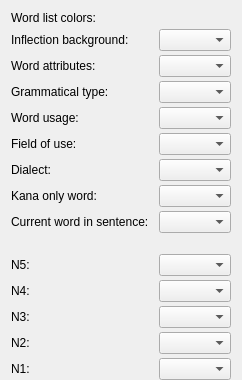
            <widget class="QWidget" name="wordColorsPage">
             <layout class="QFormLayout" name="formLayout_9">
              <property name="horizontalSpacing">
               <number>10</number>
              </property>
              <property name="verticalSpacing">
               <number>4</number>
              </property>
              <property name="bottomMargin">
               <number>0</number>
              </property>
              <item row="0" column="0" colspan="2">
               <widget class="QLabel" name="label_132">
                <property name="text">
                 <string>Word list colors:</string>
                </property>
               </widget>
              </item>
              <item row="1" column="0">
               <widget class="QLabel" name="label_61">
                <property name="text">
                 <string>Inflection background:</string>
                </property>
               </widget>
              </item>
              <item row="1" column="1">
               <widget class="ZColorComboBox" name="colInfCBox">
                <property name="sizePolicy">
                 <sizepolicy hsizetype="Fixed" vsizetype="Fixed">
                  <horstretch>0</horstretch>
                  <verstretch>0</verstretch>
                 </sizepolicy>
                </property>
               </widget>
              </item>
              <item row="2" column="0">
               <widget class="QLabel" name="label_57">
                <property name="text">
                 <string>Word attributes:</string>
                </property>
               </widget>
              </item>
              <item row="2" column="1">
               <widget class="ZColorComboBox" name="colAttribCBox">
                <property name="sizePolicy">
                 <sizepolicy hsizetype="Fixed" vsizetype="Fixed">
                  <horstretch>0</horstretch>
                  <verstretch>0</verstretch>
                 </sizepolicy>
                </property>
               </widget>
              </item>
              <item row="3" column="0">
               <widget class="QLabel" name="label_62">
                <property name="text">
                 <string>Grammatical type:</string>
                </property>
               </widget>
              </item>
              <item row="3" column="1">
               <widget class="ZColorComboBox" name="colTypeCBox">
                <property name="sizePolicy">
                 <sizepolicy hsizetype="Fixed" vsizetype="Fixed">
                  <horstretch>0</horstretch>
                  <verstretch>0</verstretch>
                 </sizepolicy>
                </property>
               </widget>
              </item>
              <item row="4" column="0">
               <widget class="QLabel" name="label_63">
                <property name="text">
                 <string>Word usage:</string>
                </property>
               </widget>
              </item>
              <item row="4" column="1">
               <widget class="ZColorComboBox" name="colUsageCBox">
                <property name="sizePolicy">
                 <sizepolicy hsizetype="Fixed" vsizetype="Fixed">
                  <horstretch>0</horstretch>
                  <verstretch>0</verstretch>
                 </sizepolicy>
                </property>
               </widget>
              </item>
              <item row="5" column="0">
               <widget class="QLabel" name="label_64">
                <property name="text">
                 <string>Field of use:</string>
                </property>
               </widget>
              </item>
              <item row="5" column="1">
               <widget class="ZColorComboBox" name="colFieldCBox">
                <property name="sizePolicy">
                 <sizepolicy hsizetype="Fixed" vsizetype="Fixed">
                  <horstretch>0</horstretch>
                  <verstretch>0</verstretch>
                 </sizepolicy>
                </property>
               </widget>
              </item>
              <item row="6" column="0">
               <widget class="QLabel" name="label_58">
                <property name="text">
                 <string>Dialect:</string>
                </property>
               </widget>
              </item>
              <item row="6" column="1">
               <widget class="ZColorComboBox" name="colDialectCBox">
                <property name="sizePolicy">
                 <sizepolicy hsizetype="Fixed" vsizetype="Fixed">
                  <horstretch>0</horstretch>
                  <verstretch>0</verstretch>
                 </sizepolicy>
                </property>
               </widget>
              </item>
              <item row="7" column="0">
               <widget class="QLabel" name="label_65">
                <property name="text">
                 <string>Kana only word:</string>
                </property>
               </widget>
              </item>
              <item row="7" column="1">
               <widget class="ZColorComboBox" name="colKanaCBox">
                <property name="sizePolicy">
                 <sizepolicy hsizetype="Fixed" vsizetype="Fixed">
                  <horstretch>0</horstretch>
                  <verstretch>0</verstretch>
                 </sizepolicy>
                </property>
               </widget>
              </item>
              <item row="9" column="1">
               <spacer name="verticalSpacer_31">
                <property name="orientation">
                 <enum>Qt::Vertical</enum>
                </property>
                <property name="sizeType">
                 <enum>QSizePolicy::Fixed</enum>
                </property>
                <property name="sizeHint" stdset="0">
                 <size>
                  <width>20</width>
                  <height>13</height>
                 </size>
                </property>
               </spacer>
              </item>
              <item row="10" column="0">
               <widget class="QLabel" name="label_67">
                <property name="sizePolicy">
                 <sizepolicy hsizetype="Fixed" vsizetype="Preferred">
                  <horstretch>0</horstretch>
                  <verstretch>0</verstretch>
                 </sizepolicy>
                </property>
                <property name="text">
                 <string>N5:</string>
                </property>
               </widget>
              </item>
              <item row="10" column="1">
               <widget class="ZColorComboBox" name="colN5CBox">
                <property name="sizePolicy">
                 <sizepolicy hsizetype="Fixed" vsizetype="Fixed">
                  <horstretch>0</horstretch>
                  <verstretch>0</verstretch>
                 </sizepolicy>
                </property>
               </widget>
              </item>
              <item row="11" column="0">
               <widget class="QLabel" name="label_68">
                <property name="sizePolicy">
                 <sizepolicy hsizetype="Fixed" vsizetype="Preferred">
                  <horstretch>0</horstretch>
                  <verstretch>0</verstretch>
                 </sizepolicy>
                </property>
                <property name="text">
                 <string>N4:</string>
                </property>
               </widget>
              </item>
              <item row="11" column="1">
               <widget class="ZColorComboBox" name="colN4CBox">
                <property name="sizePolicy">
                 <sizepolicy hsizetype="Fixed" vsizetype="Fixed">
                  <horstretch>0</horstretch>
                  <verstretch>0</verstretch>
                 </sizepolicy>
                </property>
               </widget>
              </item>
              <item row="12" column="0">
               <widget class="QLabel" name="label_69">
                <property name="sizePolicy">
                 <sizepolicy hsizetype="Fixed" vsizetype="Preferred">
                  <horstretch>0</horstretch>
                  <verstretch>0</verstretch>
                 </sizepolicy>
                </property>
                <property name="text">
                 <string>N3:</string>
                </property>
               </widget>
              </item>
              <item row="12" column="1">
               <widget class="ZColorComboBox" name="colN3CBox">
                <property name="sizePolicy">
                 <sizepolicy hsizetype="Fixed" vsizetype="Fixed">
                  <horstretch>0</horstretch>
                  <verstretch>0</verstretch>
                 </sizepolicy>
                </property>
               </widget>
              </item>
              <item row="13" column="0">
               <widget class="QLabel" name="label_70">
                <property name="sizePolicy">
                 <sizepolicy hsizetype="Fixed" vsizetype="Preferred">
                  <horstretch>0</horstretch>
                  <verstretch>0</verstretch>
                 </sizepolicy>
                </property>
                <property name="text">
                 <string>N2:</string>
                </property>
               </widget>
              </item>
              <item row="13" column="1">
               <widget class="ZColorComboBox" name="colN2CBox">
                <property name="sizePolicy">
                 <sizepolicy hsizetype="Fixed" vsizetype="Fixed">
                  <horstretch>0</horstretch>
                  <verstretch>0</verstretch>
                 </sizepolicy>
                </property>
               </widget>
              </item>
              <item row="14" column="0">
               <widget class="QLabel" name="label_71">
                <property name="sizePolicy">
                 <sizepolicy hsizetype="Fixed" vsizetype="Preferred">
                  <horstretch>0</horstretch>
                  <verstretch>0</verstretch>
                 </sizepolicy>
                </property>
                <property name="text">
                 <string>N1:</string>
                </property>
               </widget>
              </item>
              <item row="14" column="1">
               <widget class="ZColorComboBox" name="colN1CBox">
                <property name="sizePolicy">
                 <sizepolicy hsizetype="Fixed" vsizetype="Fixed">
                  <horstretch>0</horstretch>
                  <verstretch>0</verstretch>
                 </sizepolicy>
                </property>
               </widget>
              </item>
              <item row="8" column="0">
               <widget class="QLabel" name="label_141">
                <property name="text">
                 <string>Current word in sentence:</string>
                </property>
               </widget>
              </item>
              <item row="8" column="1">
               <widget class="ZColorComboBox" name="colSentenceWordCBox">
                <property name="sizePolicy">
                 <sizepolicy hsizetype="Fixed" vsizetype="Fixed">
                  <horstretch>0</horstretch>
                  <verstretch>0</verstretch>
                 </sizepolicy>
                </property>
               </widget>
              </item>
             </layout>
            </widget>
